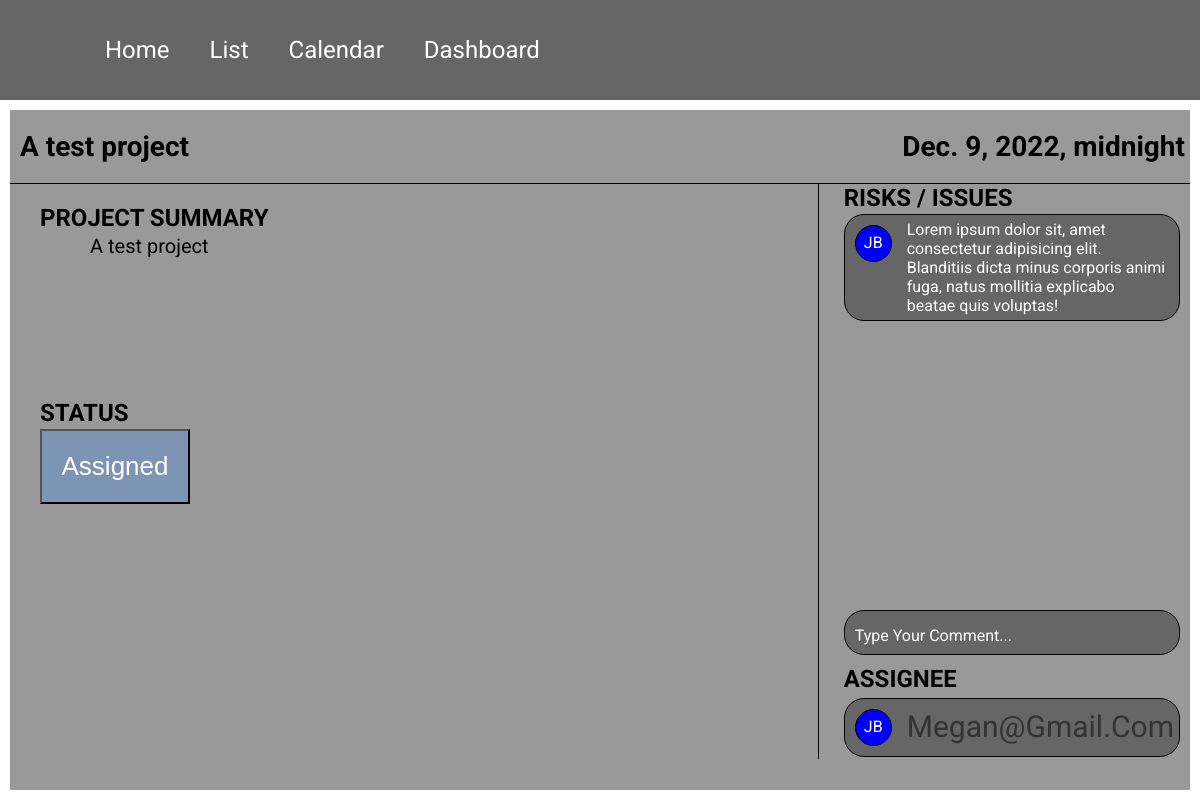
/projects/1, run on the app's committed database.
### projects/models.py (models this page shows, shortened)
class Project(models.Model):
    title = models.CharField(max_length=120)
    summary = models.TextField()
    deadline = models.DateTimeField()
    created_on = models.DateTimeField(auto_now_add=True)
    author = models.ForeignKey(
        get_user_model(),
        on_delete=models.CASCADE,
        related_name="project_author"
    )
    assignee = models.ForeignKey(
        get_user_model(),
        on_delete=models.CASCADE,
        related_name="project_assignee"
    )
    status = models.ForeignKey(
        Status,
        on_delete=models.CASCADE,
        blank = True,
        null = True
    )

class Status(models.Model):
    name = models.CharField(max_length=128)
    description = models.CharField(max_length=128)
    def __str__(self):
        return self.name

### accounts/models.py (models this page shows)
class CustomUser(AbstractBaseUser, PermissionsMixin):
    email = models.EmailField(_('email address'), unique=True)
    is_staff = models.BooleanField(default=False)
    is_active = models.BooleanField(default=True)
    date_joined = models.DateTimeField(default=timezone.now)
    USERNAME_FIELD = 'email'
    REQUIRED_FIELDS = []
    color = models.CharField(max_length=7, default="#FFFFFF")
    first_name = models.CharField(max_length=128)
    last_name = models.CharField(max_length=128)
    phone = models.CharField(max_length=9, null=True)
    image = models.ImageField(upload_to='images/')
    objects = CustomUserManager()
    def __str__(self):
        return self.email

### projects/views.py (the view)
# urls.py: path('<int:pk>', ProjectDetailView.as_view(), name="project-detail"),
class ProjectDetailView(DetailView):
    template_name = "projects/project-detail.html"
    model = Project

### templates/projects/project-detail.html (shortened to what this page needs)
{% extends 'base.html' %}
{% load static %}
{% block links %}
    <link rel="stylesheet" href="{% static 'css/task-detail.css' %}" />
{% endblock links %}
{% block contents %}
<div class="everything">
    <div class="top-section">
        <div class="task-name">
            <h3>{{ project.title }}</h3>
        </div>
        <div class="deadline">
            <h3>{{ project.deadline }}</h3>
        </div>
    </div>
    <div class="bottom-section">
        <div class="left-section">
            <div class="summary">
                <h4>PROJECT SUMMARY</h4>
                <p>{{ project.summary }}</p>
            </div>
            <div class="status">
                <h4>STATUS</h4>
                <button>{{ project.status }}</button>
            </div>
        </div>
        <div class="right-section">
            <div class="risks">
                <h4>RISKS / ISSUES</h4>
                <div class="comment-bubble">
                    <div class="circle">JB</div>
                    <span>Lorem ipsum dolor sit, amet consectetur adipisicing elit. Blanditiis dicta minus corporis animi fuga, natus mollitia explicabo beatae quis voluptas!</span>
                </div>
            </div>
            <div class="comment">
                <span>Type Your Comment...</span>
            </div>
            <div class="assignee">
                <h4>ASSIGNEE</h4>
                <div class="user-bubble">
                    <div class="circle">JB</div>
                    <span>{{ project.assignee }}</span>
                </div>
            </div>
        </div>
    </div>
</div>
{% endblock contents %}

### static/css/task-detail.css (style rules this page uses)
.bottom-section { display: flex; flex-direction: row; border-top: 1px solid black; padding: 0 10px; margin-bottom: 0; }
.left-section { flex: 3; border-right: 1px solid black; width: 80%; margin-right: 25px; padding: 20px; padding-bottom: 0; }
.right-section { flex: 1; height: calc(100vh - 225px); }
.top-section { display: flex; flex-direction: row; }
.everything { display: flex; flex-direction: column; background-color: #999; margin: 10px; height: calc(100% - 20px); }
.top-section > * { width: 100%; margin: 20px 5px; }
.task-name { padding-left: 5px; }
.deadline { text-align: right; }
.summary { height: 180px; overflow: scroll; scroll-behavior: auto; }
p { font-size: 20px; padding: 30px 50px; }
.status { flex: 1; height: calc(100% / 6); padding-top: 15px; }
button { width: 150px; height: 75px; margin-top: 30px; font-size: 26px; text-transform: capitalize; color: white; background-color: #7D94B5; }
.risks { height: 74%; overflow: scroll; scroll-behavior: auto; }
.comment { height: 5%; background-color: #666; border: 1px solid black; border-radius: 20px; color: white; padding-top: 15px; padding-left: 10px; margin-bottom: 10px; }
.user-bubble { display: flex; flex-direction: row; flex-wrap: none; background: #666; padding: 5px; border-radius: 20px; border: 1px solid black; margin: 5px 0; }
.comment-bubble { display: flex; flex-direction: row; flex-wrap: none; background: #666; padding: 5px; border-radius: 20px; border: 1px solid black; margin: 30px 0; }
.comment-bubble span { margin-left: 10px; width: 80%; color: white; }
.circle { margin: 5px; width: 35px; height: 28px; border: 1px solid black; border-radius: 50%; text-align: center; padding-top: 7px; justify-content: center; background: blue; color: #FFF; }
.user-bubble span { font-size: 30px; text-transform: capitalize; margin-left: 10px; margin-top: 5px; color: #333; }
.everything h4 { position: fixed; background-color: #999; }
.assignee h4 { position: inherit; }

### static/css/base.css (style rules this page uses)
* { padding: 0; margin: 0; }
html { padding: 0; margin-right: 0; }
body { background-color: #333333; font-family: 'Roboto', sans-serif; color: #FFF; }
h3 { font-size: 28px; }
h4 { font-size: 24px; }

### data on the page
Project: title "A test project", deadline "Dec. 9, 2022, midnight", summary "A test project", status "Assigned", assignee "Megan@gmail.com"
